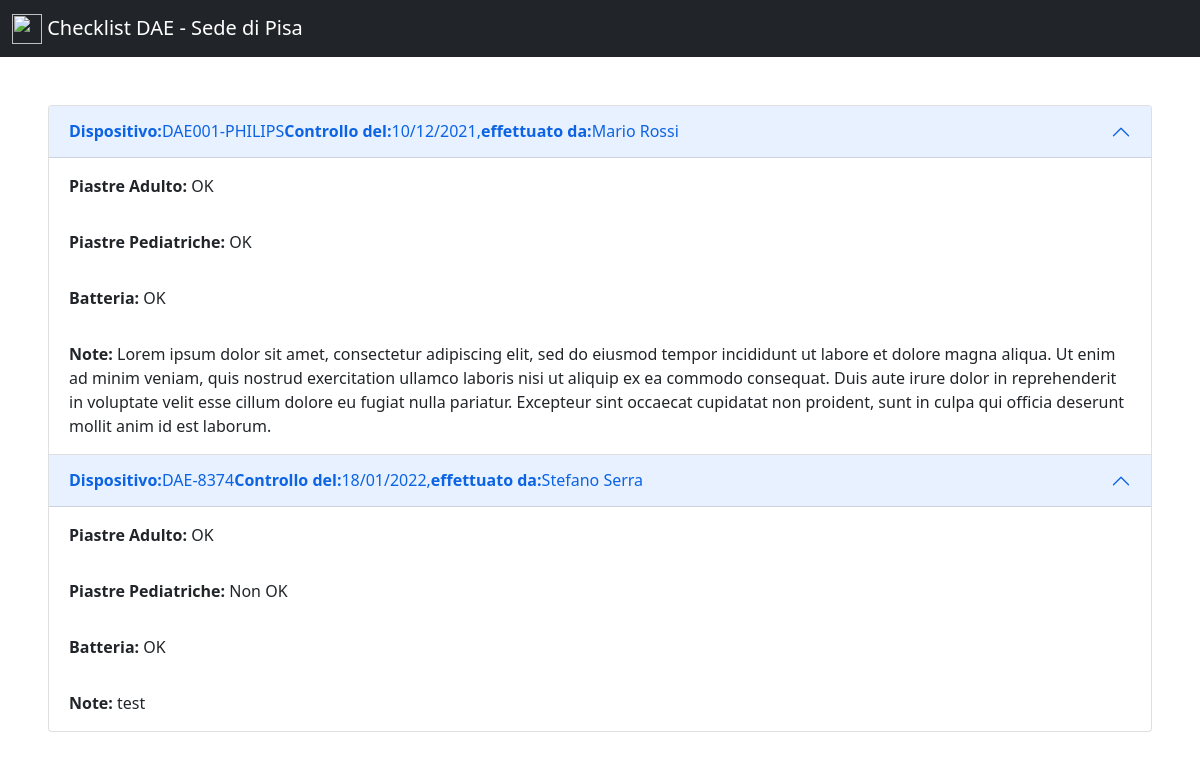
Screenshot of /pisa.html with the database file from the repository.
### tables this page shows
CREATE TABLE controlli (
    id INTEGER PRIMARY KEY AUTOINCREMENT,
    sede VARCHAR(50),
    dispositivo VARCHAR(50),
    dataControllo DATE,
    operatore VARCHAR(50),
    piastreAdulto VARCHAR(10),
    piastrePediatriche VARCHAR(10),
    batteria VARCHAR(10),
    note TEXT
);

### app.py (the view)
@app.route('/pisa.html')
def pisa():
    connection = dbconnection()
    controlli = connection.execute('SELECT STRFTIME("%d/%m/%Y", dataControllo) AS dataControllo, sede, dispositivo, operatore, piastreAdulto, piastrePediatriche, batteria, note FROM controlli WHERE sede = "Pisa"').fetchall()
    connection.close()
    return render_template('/pisa.html', controlli=controlli)

### app.py (called while the page is built)
def dbconnection():
    connection = sqlite3.connect('database.db')
    connection.row_factory = sqlite3.Row
    return connection

### templates/pisa.html (shortened to what this page needs)
<!doctype html>
<html lang="en">
  <head>
    <link href="https://cdn.jsdelivr.net/npm/bootstrap@5.1.3/dist/css/bootstrap.min.css" rel="stylesheet">
  </head>
  <body>
    <nav class="navbar navbar-dark bg-dark navbar-expand-lg">
        <div class="container-fluid">
          <a class="navbar-brand" href="/pisa.html">
            <img src="https://cdn-icons-png.flaticon.com/512/3388/3388607.png" alt=""
            width="30" height="30" class="d-inline-block
            align-text-top">
            Checklist DAE - Sede di Pisa
          </a>
        </div>
      </nav>
      <div class="accordion m-5" id="accordionExample">
          {% for controllo in controlli %}
        <div class="accordion-item">
          <h2 class="accordion-header" id="headingOne">
            <button class="accordion-button" type="button" data-bs-toggle="collapse" data-bs-target="#collapseOne" aria-expanded="true" aria-controls="collapseOne">
              <b>Dispositivo: </b>{{ controllo.dispositivo }}<b> Controllo del:  </b> {{ controllo.dataControllo }}, <b> effettuato da: </b> {{ controllo.operatore }}
          </h2>
          <div id="collapseOne" class="accordion-collapse collapse show" aria-labelledby="headingOne" data-bs-parent="#accordionExample">
            <div class="accordion-body">
              <b>Piastre Adulto:</b> {{ controllo.piastreAdulto }}
            </div>
          </div>
          <div id="collapseOne" class="accordion-collapse collapse show" aria-labelledby="headingOne" data-bs-parent="#accordionExample">
            <div class="accordion-body">
              <b>Piastre Pediatriche:</b> {{ controllo.piastrePediatriche }}
            </div>
          </div>
          <div id="collapseOne" class="accordion-collapse collapse show" aria-labelledby="headingOne" data-bs-parent="#accordionExample">
            <div class="accordion-body">
              <b>Batteria:</b> {{ controllo.batteria }}
            </div>
          </div>
          <div id="collapseOne" class="accordion-collapse collapse show" aria-labelledby="headingOne" data-bs-parent="#accordionExample">
            <div class="accordion-body">
              <b>Note:</b> {{ controllo.note }}
            </div>
          </div>
        </div>
        {% endfor %}
      </div>
  </body>
</html>

### rows the page displays
controlli: dispositivo "DAE001-PHILIPS", dataControllo "10/12/2021", operatore "Mario Rossi", piastreAdulto "OK", piastrePediatriche "OK", batteria "OK", note "Lorem ipsum dolor sit amet, consectetur adipiscing elit, sed do eiusmod tempor incididunt ut labore et dolore magna aliqua. Ut enim ad minim veniam, quis nostrud exercitation ullamco laboris nisi ut aliquip ex ea commodo consequat. Duis aute irure dolor in reprehenderit in voluptate velit esse cillum dolore eu fugiat nulla pariatur. Excepteur sint occaecat cupidatat non proident, sunt in culpa qui officia deserunt mollit anim id est laborum."
controlli: dispositivo "DAE-8374", dataControllo "18/01/2022", operatore "Stefano Serra", piastreAdulto "OK", piastrePediatriche "Non OK", batteria "OK", note "test"
